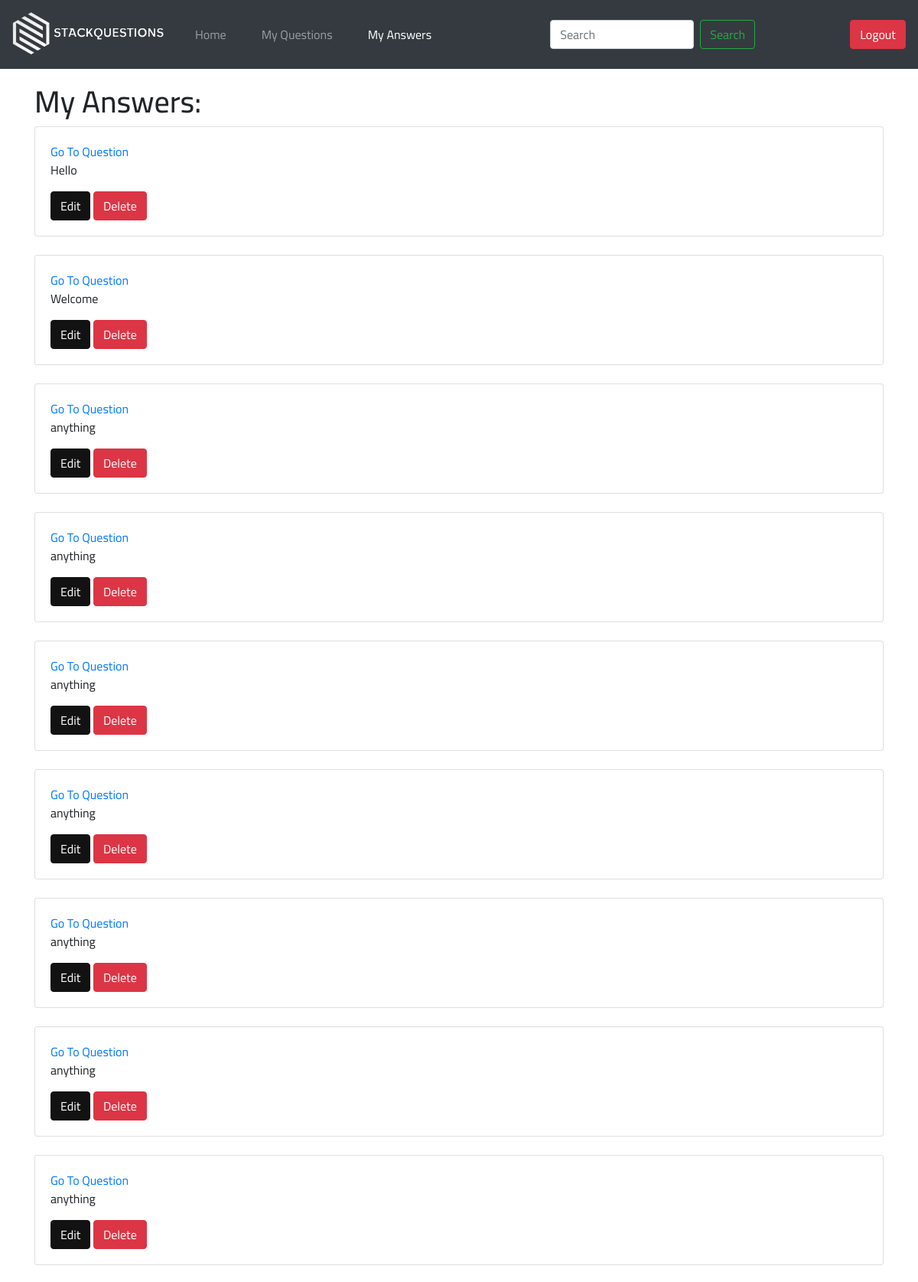
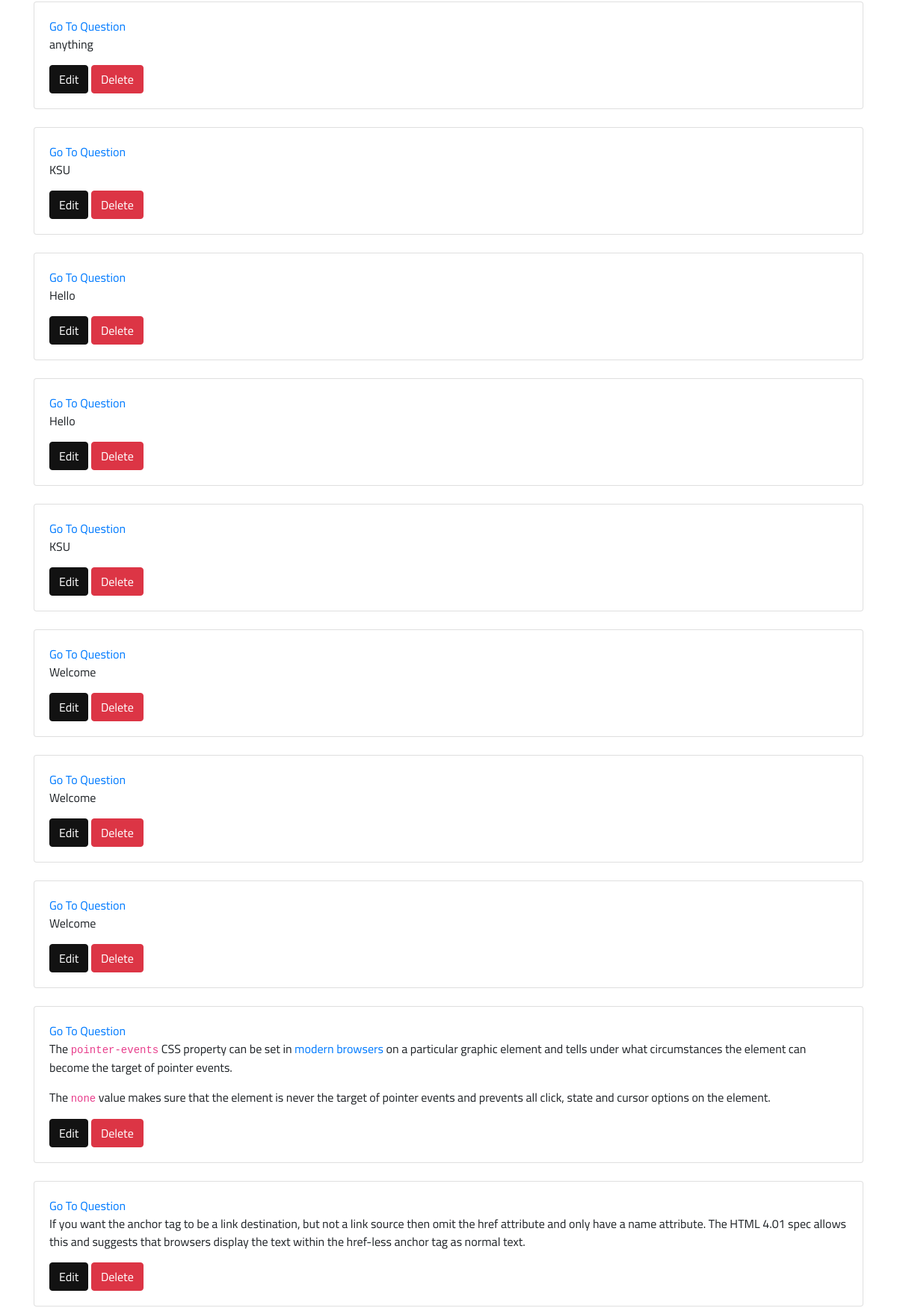
Screenshot of /my_answers.php (signed in, upper part) with the database file from the repository (2 pictures, top to bottom).
### tables this page shows
CREATE TABLE `answers` (
  `id` int(11) NOT NULL,
  `answer` text NOT NULL,
  `user_id` int(11) NOT NULL,
  `question_id` int(11) NOT NULL,
  `created_at` datetime NOT NULL DEFAULT current_timestamp()
);

### functions/web.php (called while the page is built, shortened)
<?php
function currentUserId()
{
    return $_COOKIE['user_id'];
}

### functions/answer.php (called while the page is built, shortened)
<?php
function getCurrentUserAnswers()
{
    $db = connectDB();
    $user_id = currentUserId();
    $sql = "SELECT a.*, AVG(r.rate) rate FROM answers a JOIN users u ON(u.id = a.user_id) LEFT JOIN ratings r ON(r.answer_id = a.id) WHERE a.user_id = $user_id GROUP BY a.id";
    $result = mysqli_query($db, $sql);
    $answers = array();
    while ($row = mysqli_fetch_array($result)) {
        $answers[] = $row;
    }
    return $answers;
}

### my_answers.php (the view, shortened to what this page needs)
<?php
require_once 'functions/web.php';
require_once 'functions/answer.php';
$answers = getCurrentUserAnswers();
?>
<!DOCTYPE html>
<html lang="en">
<head>
    <?php require_once 'components/styles.php' ?>
</head>
<body>
    <?php require_once 'components/navbar.php' ?>
    <div class="container mt-4">
        <h1 class="mt-2">My Answers:</h1>
        <?php
        foreach ($answers as $answer) {
            echo '
            <form method="post" action="#">
                <div class="card mb-4">
                    <div class="card-body">
                    <a class="card-link" href="index.php?question_id=' . $answer['question_id'] . '">Go To Question</a>
                        <div class="card-text">
                        ' . htmlspecialchars_decode($answer['answer']) . '
                        </div>
                        <a href="edit_answer.php?answer_id=' . $answer['id'] . '" class="btn btn-primary">Edit</a>
                        <input type="hidden" name="answer_id" value="' . $answer['id'] . '"/>
                        <button name="delete" type="submit" class="btn btn-danger">Delete</button>
                    </div>
                </div>
            </form>';
        }
        ?>
    </div>
</body>
</html>

### css/main.css (style rules this page uses)
body { font-family: 'Cairo', sans-serif; }
.btn-primary { color: #fff; background-color: #121212; border-color: #121212; }

### rows the page displays
answers: answer "Hello"
answers: answer "Welcome"
answers: answer "anything"
answers: answer "anything"
answers: answer "anything"
answers: answer "anything"
answers: answer "anything"
answers: answer "anything"
answers: answer "anything"
answers: answer "anything"
answers: answer "KSU"
answers: answer "Hello"
answers: answer "Hello"
answers: answer "KSU"
answers: answer "Welcome"
answers: answer "Welcome"
answers: answer "Welcome"
answers: answer "The pointer-events CSS property can be set in modern browsers on a particular graphic element and tells under what circumstances the element can become the target of pointer events. The none value makes sure that the element is never the target of pointer events and prevents all click, state and cursor options on the element."
answers: answer "If you want the anchor tag to be a link destination, but not a link source then omit the href attribute and only have a name attribute. The HTML 4.01 spec allows this and suggests that browsers display the text within the href-less anchor tag as normal text."
